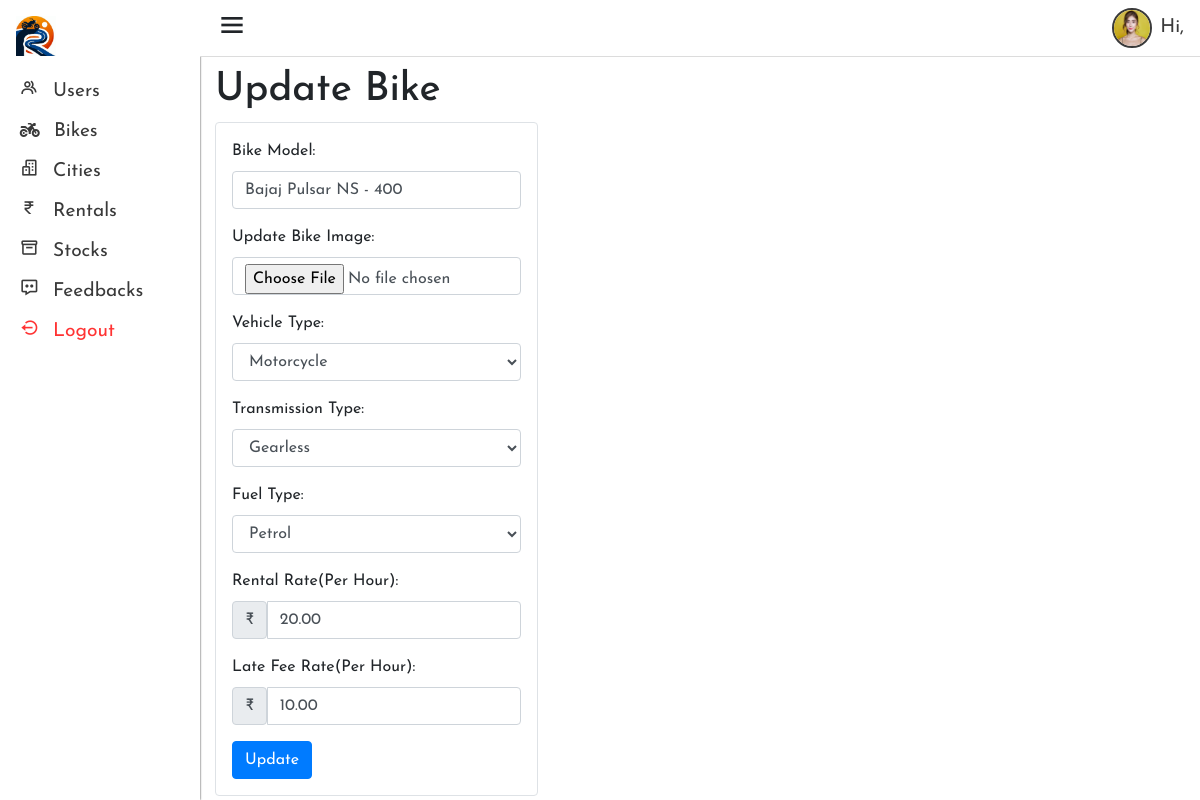
The page /admin/edit_bike.php?model_id=1 on the database its author committed.
### tables this page shows
CREATE TABLE `bike_models` (
  `model_id` int(11) NOT NULL,
  `model_name` varchar(50) NOT NULL,
  `bike_img` varchar(100) NOT NULL,
  `vehicle_type` enum('Scooter','Motorcycle') NOT NULL,
  `transmission_type` enum('Gear','Gearless') NOT NULL,
  `fuel_type` enum('Petrol','E-bike','Diesel') NOT NULL,
  `rental_rate` decimal(10,2) NOT NULL,
  `late_fee_rate` decimal(10,2) NOT NULL
);

### admin/edit_bike.php (the view, shortened to what this page needs)
<?php
include 'includes/header.inc.php';
?>
<?php
include '../config.php';
if (isset($_GET['model_id'])) {
    $model_id = $_GET['model_id'];
    $query = "SELECT * FROM bike_models WHERE model_id = ?";
    $stmt = $connection->prepare($query);
    $stmt->bind_param("i", $model_id);
    $stmt->execute();
    $result = $stmt->get_result();
    $bike = $result->fetch_assoc();
}
?>
<div class="container-fluid">
  <h1>Update Bike</h1>
  <form method="POST" action="process_edit_bike.php" class="col-4 p-3 border border-dark-subtle rounded rounded-3" enctype="multipart/form-data">
      <div class="mb-3">
        <label for="bike_model" class="form-label">Bike Model:</label>
        <input type="text" class="form-control" id="bike_model" name="bike_model" value="<?php echo $bike['model_name']; ?>" required>
      </div>
      <div class="mb-3">
        <label for="bike_img" class="form-label">Update Bike Image:</label>
        <input type="file" class="form-control" id="bike_img" name="bike_img" accept=".png">
      </div>
      <div class="mb-3">
        <label for="vehicle_type" class="form-label">Vehicle Type:</label>
        <select name="vehicle_type" id="vehicle_type" class="form-control" required>
          <option value="Motorcycle" <?php if($bike['vehicle_type'] == 'Motorcycle') echo 'selected'; ?> >Motorcycle</option>
        </select>
      </div>
      <div class="mb-3">
        <label for="transmission_type" class="form-label">Transmission Type:</label>
        <select name="transmission_type" id="transmission_type" class="form-control" required>
          <option value="Gearless" <?php if($bike['transmission_type'] == 'Gearless') echo 'selected' ?> >Gearless</option>
        </select>
      </div>
      <div class="mb-3">
        <label for="fuel_type" class="form-label">Fuel Type:</label>
        <select name="fuel_type" id="fuel_type" class="form-control" required>
          <option value="Petrol" <?php if($bike['fuel_type'] == 'Petrol') echo 'selected' ?> >Petrol</option>
        </select>
      </div>
      <div class="mb-3">
        <label for="rental_rate" class="form-label">Rental Rate(Per Hour):</label>
        <div class="input-group">
          <div class="input-group-text">&#8377;</div>
          <input type="number" class="form-control" id="rental_rate" name="rental_rate" value="<?php echo $bike["rental_rate"]?>" required>
        </div>
      </div>
      <div class="mb-3">
        <label for="late_fee_rate" class="form-label">Late Fee Rate(Per Hour):</label>
        <div class="input-group">
          <div class="input-group-text">&#8377;</div>
          <input type="number" class="form-control" id="late_fee_rate" name="late_fee_rate" value="<?php echo $bike["late_fee_rate"]?>" required>
        </div>
      </div>
      <button type="submit" name="update" class="btn btn-primary">Update</button>
  </form>
</div>
<?php
include 'includes/footer.inc.php';
?>

### admin/css/header.css (style rules this page uses)
* { margin: 0; padding: 0; box-sizing: border-box; }
body { font-family: "Josefin Sans", sans-serif; }
:root { --clr-brand-blue : rgb(0, 116, 217); --clr-brand-black : rgb(58,58,58); font-size: 16px; }

### rows shown on the page
bike_models: bike_model "Bajaj Pulsar NS - 400", vehicle_type "Motorcycle", transmission_type "Gearless", fuel_type "Petrol", rental_rate "20.00", late_fee_rate "10.00"
